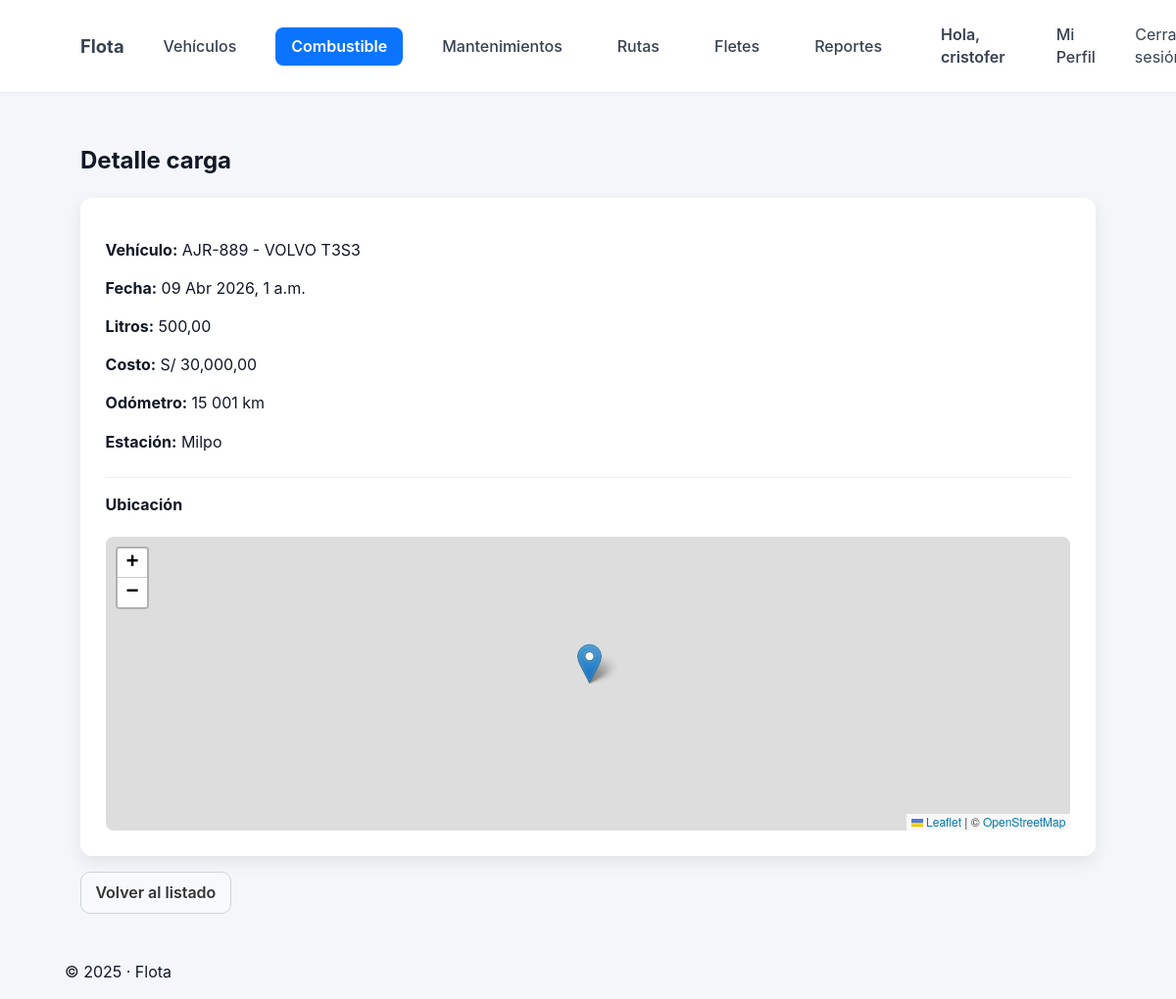
The app's page /cargas/2/ (signed in) with its own data.
### vehiculos/models.py (models this page shows, shortened)
class CargaCombustible(models.Model):
    vehiculo = models.ForeignKey('Vehiculo', on_delete=models.CASCADE, related_name='cargas')
    chofer = models.ForeignKey('Perfil', null=True, blank=True, on_delete=models.SET_NULL, related_name='cargas')
    fecha = models.DateTimeField(default=timezone.now)
    litros = models.DecimalField(max_digits=8, decimal_places=2)
    costo = models.DecimalField(max_digits=10, decimal_places=2, null=True, blank=True)
    odometro = models.IntegerField(null=True, blank=True)
    odometro_anterior = models.IntegerField(null=True, blank=True, help_text="Odómetro registrado en la carga anterior para este vehículo")
    rendimiento_km_lt = models.DecimalField(max_digits=6, decimal_places=2, null=True, blank=True, help_text="Rendimiento calculado para este tramo (KM/Lt)")
    estacion_nombre = models.CharField(max_length=200, blank=True)
    lat = models.DecimalField(max_digits=9, decimal_places=6, null=True, blank=True)
    lng = models.DecimalField(max_digits=9, decimal_places=6, null=True, blank=True)
    comprobante = models.ImageField(upload_to='comprobantes/', null=True, blank=True)
    notas = models.TextField(blank=True)
    creado_en = models.DateTimeField(auto_now_add=True)
    creado_por = models.ForeignKey(settings.AUTH_USER_MODEL, null=True, blank=True, on_delete=models.SET_NULL)
    class Meta:
        ordering = ['-fecha']
        indexes = [
            models.Index(fields=['vehiculo', 'fecha']), # Búsqueda común
            models.Index(fields=['chofer']),
        ]

class Vehiculo(models.Model):
    placa = models.CharField(max_length=50, unique=True)
    marca = models.CharField(max_length=50, blank=True, default='')
    modelo = models.CharField(max_length=50, blank=True, default='')
    anio = models.IntegerField(null=True, blank=True)
    combustible_tipo = models.CharField(max_length=30, blank=True, default='')
    kilometraje = models.IntegerField(default=0) # Odómetro actual
    activo = models.BooleanField(default=True)
    chofer_asignado = models.ForeignKey(
        'Perfil',
        null=True,
        blank=True,
        on_delete=models.SET_NULL,
        related_name='vehiculos'
    )
    km_para_mantenimiento = models.IntegerField(
        null=True, blank=True,
        default=5000,
        help_text="Intervalo de KM para el próximo mantenimiento (ej: 5000)"
    )
    km_proximo_mantenimiento = models.IntegerField(
        null=True, blank=True,
        default=5000,
        help_text="Odómetro del próximo mantenimiento (ej: 150000)"
    )
    mantenimiento_requerido = models.BooleanField(
        default=False,
        help_text="Marcar si el vehículo ha pasado su KM de mantenimiento"
    )
    def __str__(self):
        return f"{self.placa} - {self.marca} {self.modelo}"
    class Meta:
        indexes = [
            models.Index(fields=['chofer_asignado']),
        ]

### vehiculos/views.py (the view)
# urls.py: path('cargas/<int:pk>/', views.detalle_carga, name='detalle_carga'),
@login_required
def detalle_carga(request, pk):
    user = request.user
    perfil = getattr(user, 'perfil', None)
    if user.is_staff:
        carga = get_object_or_404(CargaCombustible, pk=pk)
    elif perfil:
        carga = get_object_or_404(CargaCombustible, pk=pk, chofer=perfil)
    else: raise Http404
    return render(request, 'vehiculos/detalle_carga.html', {'carga': carga})

### vehiculos/templates/vehiculos/detalle_carga.html (shortened to what this page needs)
{% extends "base.html" %}
{% load humanize %}
{% block content %}
<link rel="stylesheet" href="https://unpkg.com/leaflet/dist/leaflet.css"/>
<div class="container">
  <h2>Detalle carga</h2>
  <div class="card">
    <p><strong>Vehículo:</strong> {{ carga.vehiculo }}</p>
    <p><strong>Fecha:</strong> {{ carga.fecha|date:"d M Y, P" }}</p>
    <p><strong>Litros:</strong> {{ carga.litros|default_if_none:"0.00"|floatformat:2 }}</p>
    <p><strong>Costo:</strong> S/ {{ carga.costo|default_if_none:"0.00"|floatformat:2|intcomma }}</p>
    {% if carga.odometro %}
    <p><strong>Odómetro:</strong> {{ carga.odometro|intcomma }} km</p>
    {% endif %}
    <p><strong>Estación:</strong> {{ carga.estacion_nombre|default:"N/A" }}</p>
    {% if carga.lat and carga.lng %}
      <h4 style="margin-top: 1.5rem; border-top: 1px solid #eee; padding-top: 1rem;">Ubicación</h4>
      <div id="map" style="height: 300px; width: 100%; border-radius: 8px;"></div>
    {% else %}
      <p style="margin-top: 1.5rem; color: var(--muted);">No se registró la ubicación para esta carga.</p>
    {% endif %}
  </div>
  <a href="{% url 'vehiculos:lista_cargas' %}" class="btn btn-secondary" style="margin-top: 1rem;">Volver al listado</a>
</div>
{% endblock %}

### vehiculos/templates/base.html (shortened to what this page needs)
{% load static %}
<!doctype html>
<html lang="es">
<head>
  <link rel="stylesheet" href="{% static 'css/styles.css' %}">
</head>
<body>
  <header class="topbar">
    <div class="container topbar-inner">
      <nav>
        <a class="brand" href="{% url 'vehiculos:dashboard' %}">Flota</a>
        {% if user.is_authenticated %}
          {% with view_name=request.resolver_match.url_name %}
            <a class="nav-link {% if view_name == 'listar_vehiculos' or view_name == 'agregar_vehiculo' or view_name == 'detalle_vehiculo' or view_name == 'editar_vehiculo' %}active{% endif %}"
               href="{% url 'vehiculos:listar_vehiculos' %}">Vehículos</a>
            <a class="nav-link {% if view_name == 'lista_cargas' or view_name == 'nueva_carga' or view_name == 'detalle_carga' %}active{% endif %}"
               href="{% url 'vehiculos:lista_cargas' %}">Combustible</a>
            {% if request.user.is_staff or request.user.perfil.rol != 'chofer' %}
              <a class="nav-link {% if view_name == 'lista_mantenimientos' or view_name == 'registrar_mantenimiento' or view_name == 'detalle_mantenimiento' %}active{% endif %}"
                 href="{% url 'vehiculos:lista_mantenimientos' %}">Mantenimientos</a>
            {% endif %}
            <a class="nav-link {% if view_name == 'lista_rutas' or view_name == 'planificar_ruta' or view_name == 'detalle_ruta' %}active{% endif %}"
               href="{% url 'vehiculos:lista_rutas' %}">Rutas</a>
            {% if request.user.is_staff or request.user.perfil.rol != 'chofer' %}
              <a class="nav-link {% if view_name == 'lista_fletes' or view_name == 'crear_flete' %}active{% endif %}"
                 href="{% url 'vehiculos:lista_fletes' %}">Fletes</a>
            {% endif %}
            {% if request.user.is_staff or request.user.perfil.rol != 'chofer' %}
              <a class="nav-link {% if view_name == 'reporte_consumo' %}active{% endif %}"
                 href="{% url 'vehiculos:reporte_consumo' %}">Reportes</a>
            {% endif %}
          </nav>
          <nav>
            <div class="user-block">
              <span class="user">Hola, {{ user.username }}</span>
              <a class="nav-link {% if view_name == 'mi_perfil' %}active{% endif %}"
                 href="{% url 'vehiculos:mi_perfil' %}">Mi Perfil</a>
              <form method="post" action="{% url 'logout' %}" style="display:inline;margin:0;">
                <button type="submit" class="logout-button">
                  Cerrar sesión
                </button>
              </form>
            </div>
          {% endwith %}
        {% else %}
          <a class="nav-link" href="{% url 'vehiculos:signup' %}">Registro</a>
          <a class="nav-link" href="{% url 'login' %}">Iniciar sesión</a>
        {% endif %}
      </nav>
    </div>
  </header>
  <main class="container">
    {% block content %}{% endblock %}
  </main>
  <footer class="footer">
    <div class="container">
      {% load tz %}
      {% timezone "America/Lima" %}
         &copy; {% now "Y" %} · Flota
      {% endtimezone %}
    </div>
  </footer>
</body>
</html>

### static/css/styles.css (style rules this page uses)
:root { --bg: #f4f6f9; --card: #ffffff; --muted: #6b7280; --primary: #0b74ff; --accent: #2b9af3; --radius: 12px; --container: 1100px; --shadow: 0 6px 18px rgba(12, 20, 30, 0.08); --glass: linear-gradient(180deg, rgba(255, 255, 255, 0.9), rgba(250, 250, 250, 0.9)); }
* { box-sizing: border-box; }
body { margin: 0; font-family: Inter, "Segoe UI", Roboto, Arial, sans-serif; background: var(--bg); color: #111827; -webkit-font-smoothing: antialiased; -moz-osx-font-smoothing: grayscale; line-height: 1.45; }
.container { max-width: var(--container); margin: 0 auto; padding: 1rem; }
.topbar { background: #fff; border-bottom: 1px solid #e6e9ee; box-shadow: 0 2px 6px rgba(8, 10, 20, 0.02); }
.topbar .container, .topbar-inner { display: flex; align-items: center; justify-content: space-between; gap: 1rem; }
.brand { display: inline-block; font-weight: 700; font-size: 1.15rem; color: var(--primary); text-decoration: none; }
.topbar nav { display: flex; align-items: center; gap: 0.75rem; }
.topbar nav a, .topbar nav .user { margin-left: 1rem; color: #374151; text-decoration: none; display: inline-block; }
.nav-link { color: #374151; text-decoration: none; padding: 0.35rem 0.6rem; border-radius: 8px; }
.topbar .user { color: #374151; font-weight: 600; }
.btn { display: inline-block; padding: 0.55rem 0.9rem; border-radius: 10px; text-decoration: none; font-weight: 600; border: 1px solid transparent; cursor: pointer; transition: transform 0.12s ease, opacity 0.12s ease; }
.btn-secondary { background: #f8f9fa; color: #333; border-color: #ced4da; }
.card { background: var(--card); border-radius: var(--radius); padding: 1.6rem; box-shadow: var(--shadow); max-width: 100%; }

### vehiculos/templates/base.html (style rules this page uses)
:root { --primary-color: #0b74ff; --primary-color-text: #ffffff; --hover-bg: #f3f4f6; --text-color: #374151; --text-color-light: #6b7280; }
.topbar-inner { display: flex; justify-content: space-between; align-items: center; width: 100%; }
.topbar nav { display: flex; align-items: center; gap: 0.5rem; }
.topbar nav .nav-link { padding: 8px 16px; border-radius: 8px; text-decoration: none; font-weight: 500; color: var(--text-color); transition: background-color 0.2s ease, color 0.2s ease; }
.topbar nav .nav-link.active { background-color: var(--primary-color); color: var(--primary-color-text); font-weight: 600; }
.user-block { display: flex; align-items: center; gap: 0.5rem; margin-left: auto; }
.user-block .user { font-weight: 600; color: var(--text-color); padding: 8px 12px; }
.logout-button { padding: 8px 16px; border-radius: 8px; font-weight: 500; color: var(--text-color); background: none; border: none; cursor: pointer; font: inherit; text-decoration: none; transition: background-color 0.2s ease, color 0.2s ease; }

### records on screen
CargaCombustible: vehiculo "AJR-889 - VOLVO T3S3", fecha "09 Abr 2026, 1 a.m.", litros "500,00", costo "30,000,00", odometro "15 001", estacion_nombre "Milpo"

### other values on screen
{{ user.username }} "cristofer"
